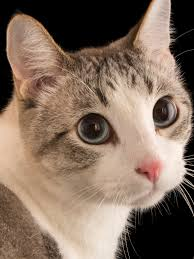
#> input picture cat.jpeg, 194 x 259 px
$ python 12-mixing_images.py
#> lines starting #> are read from the running program, lines starting #| are printed output that depends on the picture
import cv2

"""
Normal Addition of two images
"""
img1 = cv2.imread('cat.jpeg')
#> img1 is the input picture: shape (259, 194, 3); mean B, G, R 95.4, 110.6, 131.2
# img2 = cv2.imread('opencv_logo.png')
print('Image 1 shape:', img1.shape) # (194, 259, 3)
#| Image 1 shape: (259, 194, 3)
# print('Image 2 shape:', img2.shape) # (194, 260, 3)

# totalImg = cv2.add(img1, img2) # Add the pixel values of the two images
# # it  gives error because both images are of different sizes

img3 = cv2.imread('cat2.jpeg')
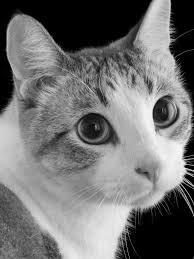
#> input picture cat2.jpeg, 194 x 259 px
#> img3 is the input picture: shape (259, 194, 3); min 0, max 252, mean 115
print('Image 3 shape:', img3.shape) # (194, 259, 3)
#| Image 3 shape: (259, 194, 3)

totalImg = cv2.add(img1, img3) # Add the pixel values of the two images
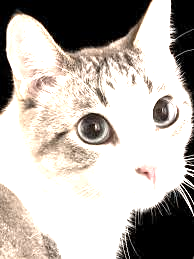
#> totalImg: shape (259, 194, 3); mean B, G, R 172.8, 178.5, 184.6
# it doesn't give error because both images are of same sizes

print('img1', img1[160, 80]) # [40 63 85]
#| img1 [40 63 85]
print('img3', img3[160, 80]) # [67 67 67]
#| img3 [67 67 67]
print('totalImg', totalImg[160, 80]) # [107 130 152]
#| totalImg [107 130 152]

cv2.imshow('Image 1', img1)
cv2.imshow('Image 3', img3)
cv2.imshow('Total Image', totalImg)
cv2.waitKey(0)
cv2.destroyAllWindows()

"""
Weighted Addition of two images
"""
totalWeightedImg = cv2.addWeighted(img1, 0.7, img3, 0.3, 0) # (img1, weight1, img2, weight2, gamma)

print('img1', img1[160, 80]) # [40 63 85]
#| img1 [40 63 85]
print('img3', img3[160, 80]) # [67 67 67]
#| img3 [67 67 67]
print('totalWeightedImg', totalWeightedImg[160, 80]) # [48 64 80]
#| totalWeightedImg [48 64 80]

cv2.imshow('Total Weighted Image', totalWeightedImg)
cv2.waitKey(0)
cv2.destroyAllWindows()

"""
Difference of two methods:
    cv2.add() - Adds two images
    cv2.addWeighted() - Adds two images with different weights

"""
